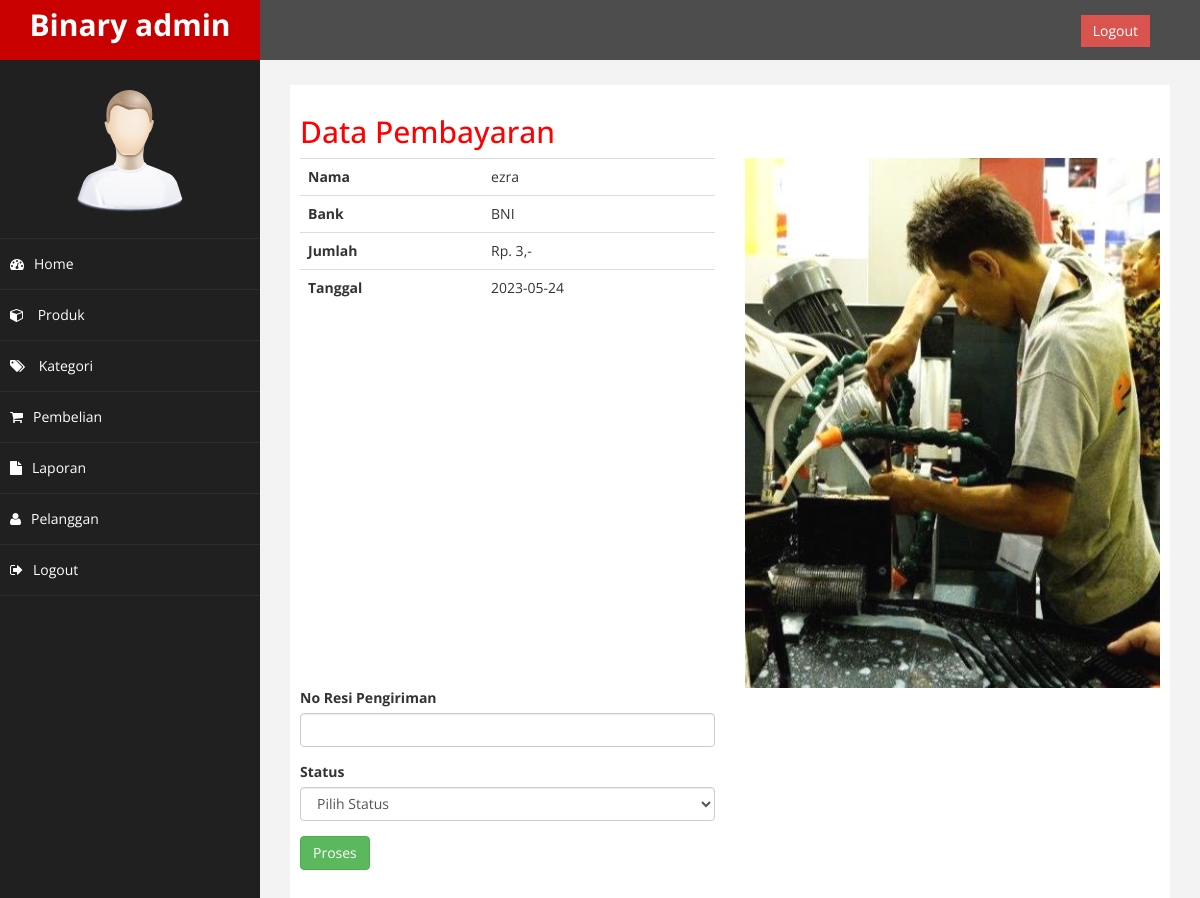
Screenshot of /admin/index.php?halaman=pembayaran&id=20 (signed in) with the database file from the repository.
### tables this page shows
CREATE TABLE `pembayaran` (
  `id_pembayaran` int(11) NOT NULL,
  `id_pembelian` int(11) NOT NULL,
  `nama` varchar(255) NOT NULL,
  `bank` varchar(255) NOT NULL,
  `jumlah` int(11) NOT NULL,
  `tanggal` date NOT NULL,
  `bukti` varchar(255) NOT NULL
);

### admin/pembayaran.php (the view, shortened to what this page needs)
<h2>Data Pembayaran</h2>
<?php
$id_pembelian = $_GET['id'];
$ambil = $koneksi->query("SELECT * FROM pembayaran WHERE id_pembelian='$id_pembelian'");
$detail = $ambil->fetch_assoc();
?>
<div class="row">
  <div class="col-md-6">
    <table class="table">
      <tr>
        <th>Nama</th>
        <td><?= $detail['nama']; ?></td>
      </tr>
      <tr>
        <th>Bank</th>
        <td><?= $detail['bank']; ?></td>
      </tr>
      <tr>
        <th>Jumlah</th>
        <td>Rp. <?= number_format($detail['jumlah']); ?>,-</td>
      </tr>
      <tr>
        <th>Tanggal</th>
        <td><?= $detail['tanggal']; ?></td>
      </tr>
    </table>
  </div>
  <div class="col-md-6">
    <img src="../bukti_pembayaran/<?= $detail['bukti']; ?>" alt="" class="img-responsive">
  </div>
</div>
<div class="row">
  <div class="col-md-6">
    <form action="" method="post">
      <div class="form-group">
        <Label>No Resi Pengiriman</Label>
        <input type="text" class="form-control" name="resi">
      </div>
      <div class="form-group">
        <label for="">Status</label>
        <select name="status" id="" class="form-control">
          <option value="">Pilih Status</option>
        </select>
      </div>
      <button class="btn btn-success" name="proses">Proses</button>
    </form>
  </div>
</div>

### admin/assets/css/custom.css (style rules this page uses)
body { font-family: 'Open Sans', sans-serif; }
h2 { color: #f00; }

### rows the page displays
pembayaran: nama "ezra", bank "BNI", jumlah "3", tanggal "2023-05-24", bukti (picture)
